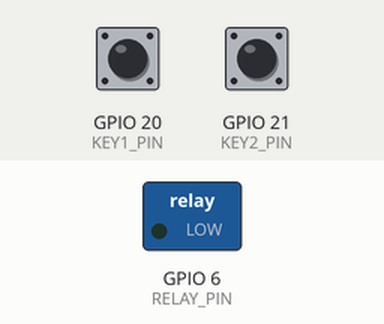
Bench run of a sketch on a simulated ESP32-S3. On the bench: switched loads named in the sketch (green lamp = pin HIGH). Inputs (shaded band) come from the test bench; at power-on: GPIO 20 (KEY1_PIN) HIGH, GPIO 21 (KEY2_PIN) HIGH. What the sketch prints to the serial monitor is not drawn.

Above: at 2.3 s.
2.4 s: GPIO 20 (KEY1_PIN) pulled LOW for 0.6 s
4.5 s: GPIO 21 (KEY2_PIN) pulled LOW for 0.6 s
At 5.6 s:
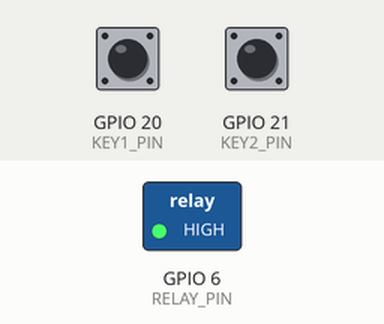
6.6 s: GPIO 20 (KEY1_PIN) pulled LOW for 1 s
At 8.0 s:
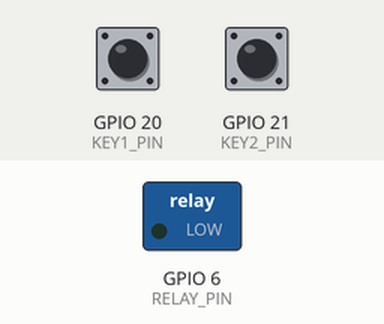
9.1 s: GPIO 21 (KEY2_PIN) pulled LOW for 1 s
11.6 s: GPIO 20 (KEY1_PIN) driven LOW and GPIO 21 (KEY2_PIN) driven LOW
14.0 s: GPIO 21 (KEY2_PIN) driven HIGH
At 14.8 s:
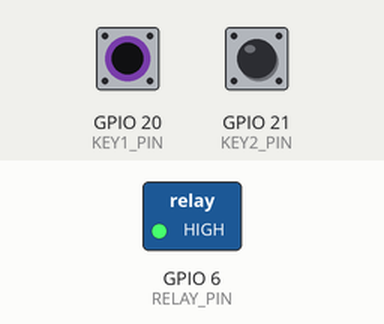
Timing chart, 0 to 17.0 s (numbered marks = the images above; inputs shaded):
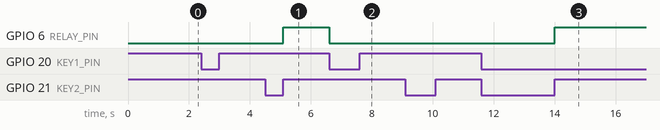

Measured:
- after the input at 2.4 s, every drawn part: stays the same
- after the input at 4.5 s, GPIO 6 (RELAY_PIN): LOW → HIGH after 0.60 s
- after the input at 6.6 s, GPIO 6 (RELAY_PIN): HIGH → LOW at once
- after the input at 9.1 s, every drawn part: stays the same
- after the input at 11.6 s, every drawn part: stays the same
- after the input at 14.0 s, GPIO 6 (RELAY_PIN): LOW → HIGH at once

The sketch:

relay_control.ino
```cpp
/**
 * @file relay_control.ino
 * @brief 按键控制继电器开关实验主程序（中断方式）
 */

#include "key.h"
#include "relay.h"
#include "exti.h"

uint8_t relay_state = RELAY_OFF;

void setup() {
    relay_init();
    exti_init();

    relay_state = RELAY_OFF;
    relay_ctrl(RELAY_OFF);

    Serial.begin(115200);
    while (!Serial) { delay(10); }

    Serial.println("=== 按键控制继电器 ===");
    Serial.println("KEY1(GPIO20): 总开关，按住使能系统");
    Serial.println("KEY2(GPIO21): 控制键，按下翻转继电器");
    Serial.println("继电器(GPIO6): 受控设备");
    Serial.println("-----------------------------------");
}

void loop() {
    if (relay_toggle == 1) {
        relay_toggle = 0;

        if (system_enable == 1) {
            relay_state = !relay_state;
            relay_ctrl(relay_state);
        } else {
            relay_state = RELAY_OFF;
            relay_ctrl(RELAY_OFF);
        }
    }

    if (system_enable == 0 && relay_state != RELAY_OFF) {
        relay_state = RELAY_OFF;
        relay_ctrl(RELAY_OFF);
    }

    // 实时输出中文状态
    static unsigned long last_print = 0;
    if (millis() - last_print >= 500) {
        last_print = millis();

        Serial.print("KEY1: ");
        Serial.print(KEY1 ? "按下" : "松开");
        Serial.print(" | KEY2: ");
        Serial.print(KEY2 ? "按下" : "松开");
        Serial.print(" | 系统: ");
        Serial.print(system_enable ? "使能" : "禁用");
        Serial.print(" | 继电器: ");
        Serial.println(relay_state ? "吸合" : "断开");
    }
}
```

exti.cpp
```cpp
/**
 * @file exti.cpp
 * @brief 外部中断模块实现文件
 */

#include "exti.h"
#include "key.h"

uint8_t system_enable = 0;  // 系统使能标志：0=关闭，1=开启
uint8_t relay_toggle = 0;   // 继电器切换标志：1=需要切换

void key1_isr(void);
void key2_isr(void);

void exti_init(void) {
    key_init();
    attachInterrupt(digitalPinToInterrupt(KEY1_PIN), key1_isr, CHANGE);
    attachInterrupt(digitalPinToInterrupt(KEY2_PIN), key2_isr, CHANGE);
}

/**
 * @brief KEY1中断服务函数（总开关）
 */
void IRAM_ATTR key1_isr(void) {
    static unsigned long key1_last_time = 0;

    // 消抖：忽略50ms内的重复触发
    if (millis() - key1_last_time < 50) {
        return;
    }
    key1_last_time = millis();

    // 适配硬件：按下低电平切换使能
    if (digitalRead(KEY1_PIN) == LOW) {
        system_enable = !system_enable;
    }
}

/**
 * @brief KEY2中断服务函数（继电器控制）
 */
void IRAM_ATTR key2_isr(void) {
    static uint8_t key2_pressed = 0;
    static unsigned long key2_last_time = 0;

    // 消抖：忽略50ms内的重复触发
    if (millis() - key2_last_time < 50) {
        return;
    }
    key2_last_time = millis();

    // 修正电平判断：按下=LOW，松开=HIGH（匹配多数硬件）
    if (digitalRead(KEY2_PIN) == LOW) {
        // KEY2按下（低电平）
        key2_pressed = 1;
    } else {
        // KEY2松开（高电平）→ 完成按下→松开才触发
        if (key2_pressed == 1 && system_enable == 1) {
            relay_toggle = 1;
        }
        key2_pressed = 0;
    }
}
```

exti.h
```cpp
/**
 * @file exti.h
 * @brief 外部中断模块头文件
 */

#ifndef __EXTI_H
#define __EXTI_H

#include "Arduino.h"

extern uint8_t system_enable;  // 系统使能标志
extern uint8_t relay_toggle;   // 继电器切换标志

void exti_init(void);

#endif
```

key.cpp
```cpp
/**
 * @file key.cpp
 * @brief 双按键控制模块实现文件
 * @details 使用浮空输入模式，让硬件决定电平
 */

#include "key.h"

/**
 * @brief 按键初始化函数
 * @details 将按键引脚设置为浮空输入模式
 */
void key_init(void)
{
    pinMode(KEY1_PIN, INPUT); // KEY1设置为浮空输入
    pinMode(KEY2_PIN, INPUT); // KEY2设置为浮空输入
}
```

key.h
```cpp
/**
 * @file key.h
 * @brief 双按键控制模块头文件
 * @details 定义两个按键引脚：KEY1（总开关）和 KEY2（控制开关）
 *          KEY1: GPIO20（自锁按键，总开关）
 *          KEY2: GPIO21（普通按键，控制继电器）
 */

#ifndef __KEY_H
#define __KEY_H

#include "Arduino.h"

#define KEY1_PIN   20   // KEY1引脚（总开关，自锁按键）
#define KEY2_PIN   21   // KEY2引脚（控制开关，普通按键）

#define KEY1       digitalRead(KEY1_PIN)  // 读取KEY1状态
#define KEY2       digitalRead(KEY2_PIN)  // 读取KEY2状态

void key_init(void);  // 按键初始化函数声明

#endif
```

relay.cpp
```cpp
/**
 * @file relay.cpp
 * @brief 继电器控制模块实现文件
 * @details 实现继电器初始化和控制功能
 */

#include "relay.h"

/**
 * @brief 继电器初始化函数
 * @details 将继电器引脚设置为输出模式，初始状态为断开
 */
void relay_init(void)
{
    pinMode(RELAY_PIN, OUTPUT);         // 设置为输出模式
    digitalWrite(RELAY_PIN, RELAY_OFF);  // 初始断开
}

/**
 * @brief 继电器控制函数
 * @param sta 继电器状态：RELAY_ON（吸合）或 RELAY_OFF（断开）
 */
void relay_ctrl(uint8_t sta)
{
    digitalWrite(RELAY_PIN, sta);
}
```

relay.h
```cpp
/**
 * @file relay.h
 * @brief 继电器控制模块头文件
 */

#ifndef __RELAY_H
#define __RELAY_H

#include "Arduino.h"

#define RELAY_PIN   6    // 继电器控制引脚（IN引脚），GPIO6
#define RELAY_ON    HIGH // 继电器吸合状态（高电平吸合）
#define RELAY_OFF   LOW  // 继电器断开状态（低电平断开）

void relay_init(void);       // 继电器初始化函数
void relay_ctrl(uint8_t sta); // 继电器控制函数

#endif
```
